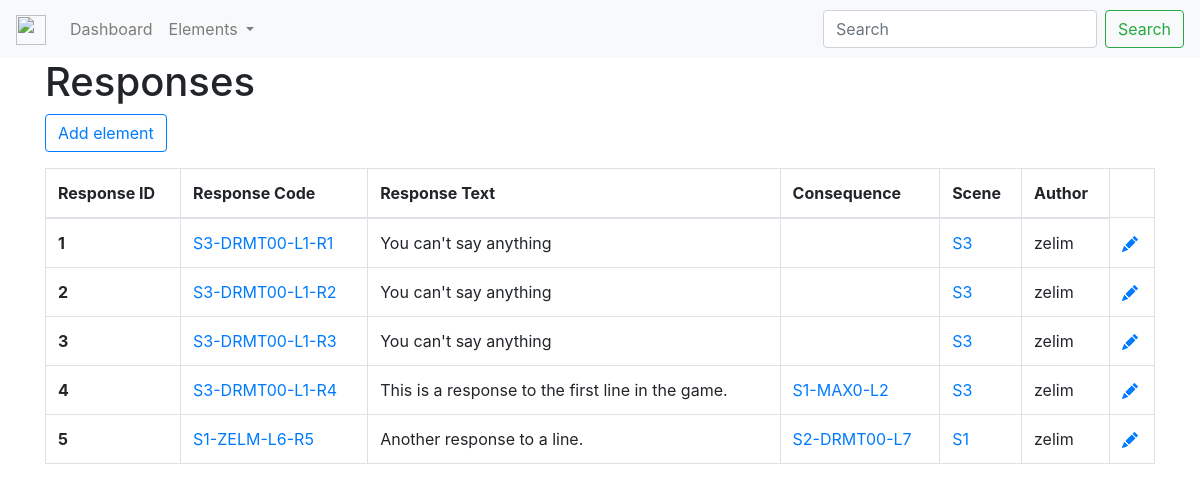
The page /responses/ on the database as committed earlier.
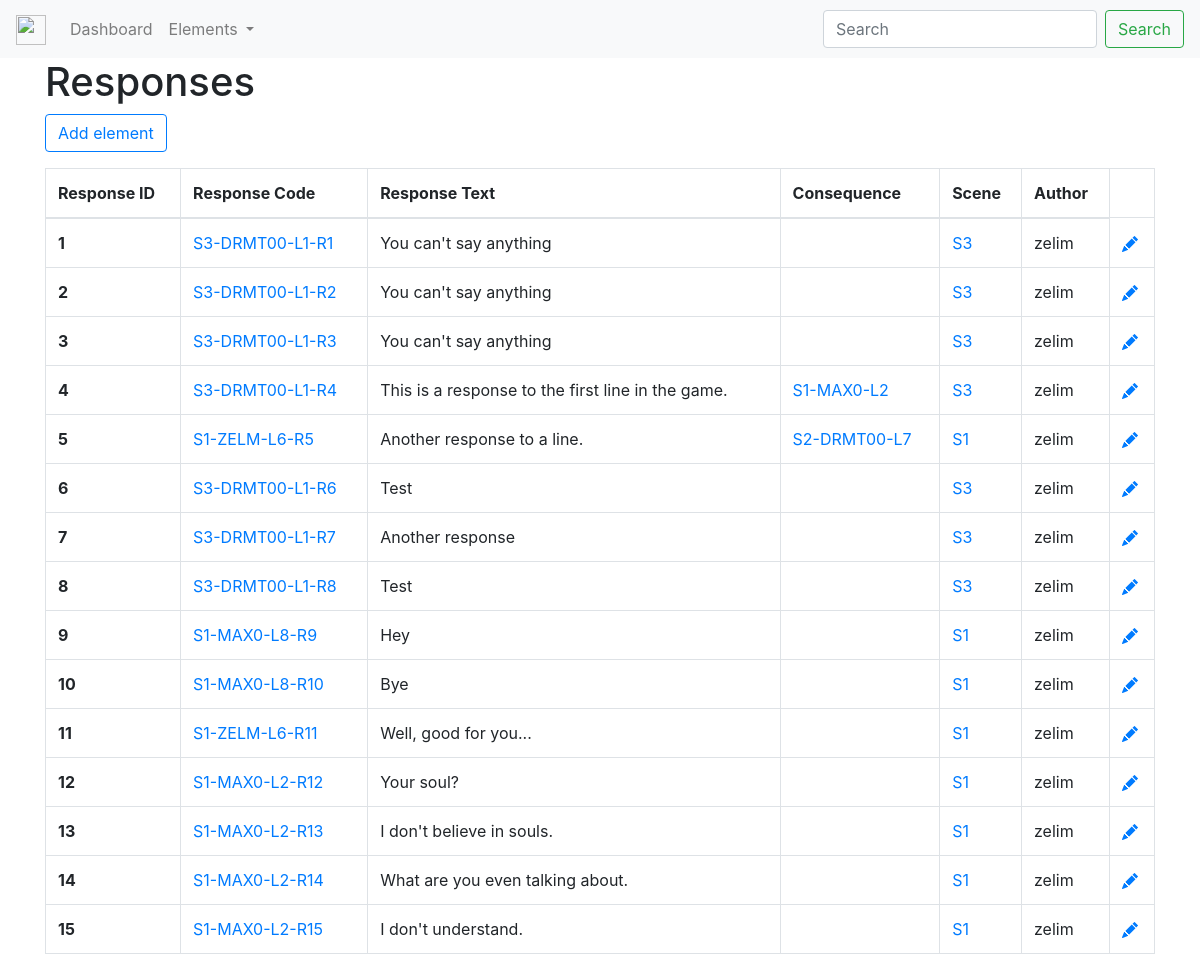
The same page on the database as committed later.
### responses/models.py (models this page shows, shortened)
class Response(models.Model):
    line = models.ForeignKey(Line, on_delete=models.CASCADE)
    next_line = models.OneToOneField(Line, related_name="next_line", on_delete=models.CASCADE, null=True)
    text = models.TextField(default='')
    author = models.ForeignKey(User, on_delete=models.CASCADE, default=1)
    class Meta:
        ordering = ['pk']
    def get_absolute_url(self):
        return reverse("responses:show-response", kwargs={'pk': self.pk})
    def get_edit_url(self):
        return reverse("responses:edit-response", kwargs={'pk': self.pk})
    def get_response_code(self):
        return self.line.get_line_code() + '-' + 'R' + str(self.pk)

### lines/models.py (models this page shows, shortened)
class Line(models.Model):
    scene = models.ForeignKey(Scene, on_delete=models.CASCADE, default=None, null=True)
    character = models.ForeignKey(Character, on_delete=models.CASCADE, null=True)
    text = models.TextField(default='')
    author = models.ForeignKey(User, on_delete=models.CASCADE, default=1)
    class Meta:
        ordering = ['pk']
    def get_absolute_url(self):
        return reverse("lines:show-line", kwargs={'pk': self.pk})
    def get_line_code(self):
        return 'S' + str(self.scene.pk) + '-' + self.character.code + '-L' + str(self.pk)

### scenes/models.py (models this page shows, shortened)
class Scene(models.Model):
    description = models.TextField(default='')
    characters = models.ManyToManyField(Character)
    def get_scene_code(self):
        return 'S' + str(self.pk)

### characters/models.py (models this page shows, shortened)
class Character(models.Model):
    name = models.CharField(blank=True, null=True, max_length=80)
    age = models.PositiveSmallIntegerField(blank=True, null=True)
    gender = models.CharField(blank=True, null=True, max_length=80)
    code = models.CharField(blank=True, null=True, max_length=6)
    description = models.TextField(blank=True, null=True)

### responses/views.py (the view)
# urls.py: path('', views.IndexView.as_view(), name='index'),
class IndexView(generic.ListView):
    template_name = 'responses/index.html'
    context_object_name = "responses"
    def get_queryset(self):
        return Response.objects.all()

### responses/templates/responses/index.html
{% extends 'base.html' %}
{% block content %}
    <div class="container">
        <div class="row">
            <div class="col-md-12">
                <h1>Responses</h1>
                {% include 'create_header.html' %}
                <table class="table table-bordered">
                    <thead>
                        <tr>
                            <th scope="col">
                                Response ID
                            </th>
                            <th scope="col">
                                Response Code
                            </th>
                            <th scope="col">
                                Response Text
                            </th>
                            <th scope="col">
                                Consequence
                            </th>
                            <th scope="col">
                                Scene
                            </th>
                            <th scope="col">
                                Author
                            </th>
                        </tr>
                    </thead>
                    <tbody>
                        {% for response in responses %}
                        <tr>
                            <th scope="row">{{ response.pk }}</th>
                            <td><a href="{{ response.get_absolute_url }}">{{ response.get_response_code }}</a></td>
                            <td>{{ response.text }}</td>
                            <td><a href="{{ response.next_line.get_absolute_url }}">{{ response.next_line.get_line_code }}</a></td>
                            <td><a href="{{ response.scene.get_absolute_url }}">{{ response.line.scene.get_scene_code }}</a></td>
                            <td>{{ response.author }}</td>
                            <td><a href="{{ response.get_edit_url }}">{% include 'icons/pencil_fill.html' %}</a></td>
                        </tr>
                        {% endfor %}
                    </tbody>
                </table>
            </div>
        </div>
    </div>
{% endblock %}

Rows that differ between the two databases and show on the page:
added Response: pk "6", get_response_code "S3-DRMT00-L1-R6", text "Test", line.scene.get_scene_code "S3", author "zelim"
added Response: pk "7", get_response_code "S3-DRMT00-L1-R7", text "Another response", line.scene.get_scene_code "S3", author "zelim"
added Response: pk "8", get_response_code "S3-DRMT00-L1-R8", text "Test", line.scene.get_scene_code "S3", author "zelim"
added Response: pk "9", get_response_code "S1-MAX0-L8-R9", text "Hey", line.scene.get_scene_code "S1", author "zelim"
added Response: pk "10", get_response_code "S1-MAX0-L8-R10", text "Bye", line.scene.get_scene_code "S1", author "zelim"
added Response: pk "11", get_response_code "S1-ZELM-L6-R11", text "Well, good for you...", line.scene.get_scene_code "S1", author "zelim"
added Response: pk "12", get_response_code "S1-MAX0-L2-R12", text "Your soul?", line.scene.get_scene_code "S1", author "zelim"
added Response: pk "13", get_response_code "S1-MAX0-L2-R13", text "I don't believe in souls.", line.scene.get_scene_code "S1", author "zelim"
added Response: pk "14", get_response_code "S1-MAX0-L2-R14", text "What are you even talking about.", line.scene.get_scene_code "S1", author "zelim"
added Response: pk "15", get_response_code "S1-MAX0-L2-R15", text "I don't understand.", line.scene.get_scene_code "S1", author "zelim"
